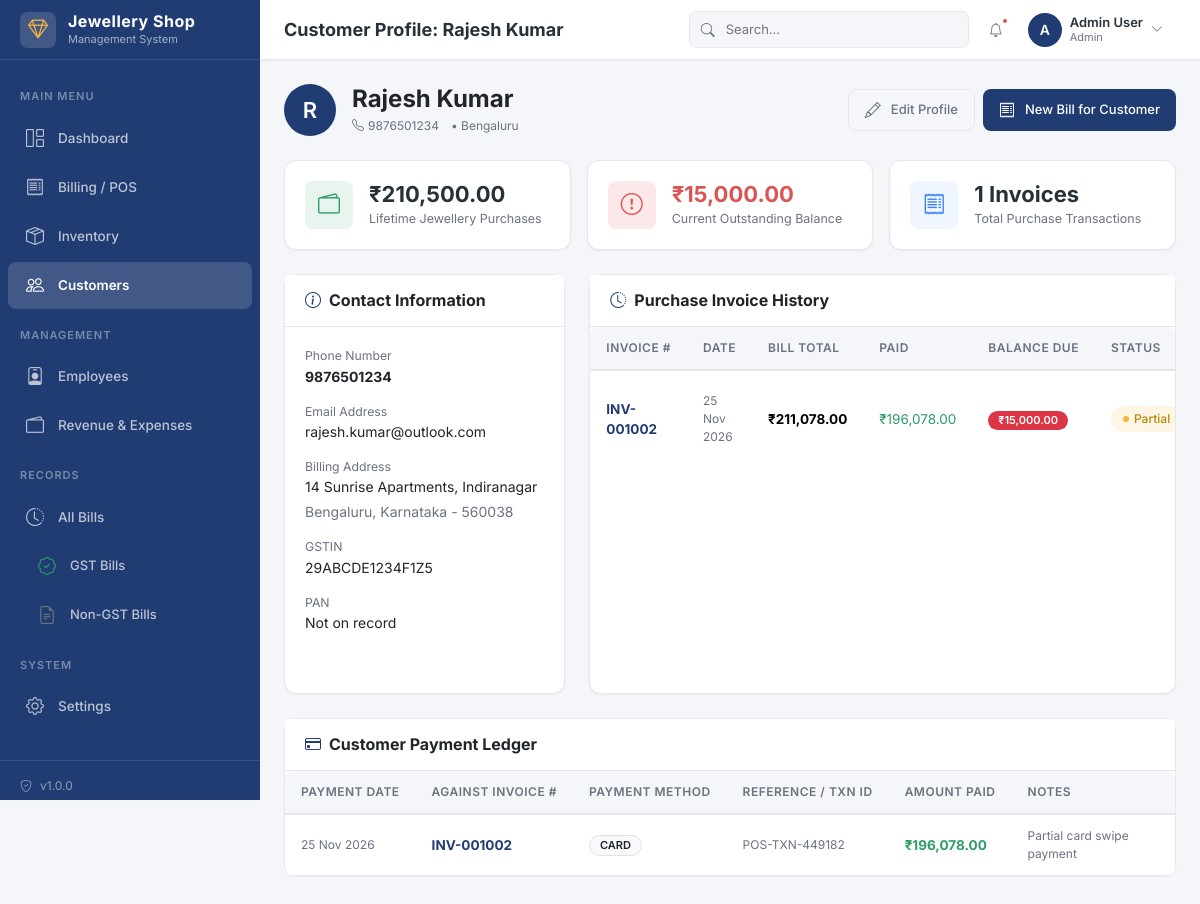
The app's page /modules/customers/view.php?id=2 (signed in) with its own data.
### tables this page shows
CREATE TABLE customers (
    id INT AUTO_INCREMENT PRIMARY KEY,
    name VARCHAR(200) NOT NULL,
    phone VARCHAR(20) NOT NULL,
    email VARCHAR(150) DEFAULT '',
    address TEXT,
    city VARCHAR(100) DEFAULT '',
    state VARCHAR(100) DEFAULT '',
    pincode VARCHAR(10) DEFAULT '',
    gstin VARCHAR(20) DEFAULT '',
    pan VARCHAR(15) DEFAULT '',
    total_purchases DECIMAL(14,2) DEFAULT 0.00,
    outstanding_balance DECIMAL(14,2) DEFAULT 0.00,
    notes TEXT,
    is_active TINYINT(1) DEFAULT 1,
    created_at TIMESTAMP DEFAULT CURRENT_TIMESTAMP,
    updated_at TIMESTAMP DEFAULT CURRENT_TIMESTAMP ON UPDATE CURRENT_TIMESTAMP,
    INDEX idx_phone (phone),
    INDEX idx_name (name),
    INDEX idx_gstin (gstin),
    INDEX idx_is_active (is_active)
);

CREATE TABLE invoices (
    id INT AUTO_INCREMENT PRIMARY KEY,
    invoice_number VARCHAR(50) NOT NULL UNIQUE,
    invoice_type ENUM('tax_invoice', 'estimate') DEFAULT 'tax_invoice',
    invoice_date DATE NOT NULL,
    customer_id INT DEFAULT NULL,
    customer_name VARCHAR(200) DEFAULT '',
    customer_phone VARCHAR(20) DEFAULT '',
    customer_address TEXT,
    customer_gstin VARCHAR(20) DEFAULT '',
    
     
    gold_rate_24k DECIMAL(10,2) DEFAULT 0.00,
    gold_rate_22k DECIMAL(10,2) DEFAULT 0.00,
    gold_rate_18k DECIMAL(10,2) DEFAULT 0.00,
    silver_rate DECIMAL(10,2) DEFAULT 0.00,
    
     
    subtotal DECIMAL(14,2) DEFAULT 0.00,
    total_making_charges DECIMAL(12,2) DEFAULT 0.00,
    total_stone_charges DECIMAL(12,2) DEFAULT 0.00,
    total_wastage_charges DECIMAL(12,2) DEFAULT 0.00,
    discount_type ENUM('percentage', 'fixed') DEFAULT 'fixed',
    discount_value DECIMAL(10,2) DEFAULT 0.00,
    discount_amount DECIMAL(12,2) DEFAULT 0.00,
    taxable_amount DECIMAL(14,2) DEFAULT 0.00,
    cgst_rate DECIMAL(5,2) DEFAULT 1.50,
    cgst_amount DECIMAL(12,2) DEFAULT 0.00,
    sgst_rate DECIMAL(5,2) DEFAULT 1.50,
    sgst_amount DECIMAL(12,2) DEFAULT 0.00,
    igst_rate DECIMAL(5,2) DEFAULT 0.00,
    igst_amount DECIMAL(12,2) DEFAULT 0.00,
    total_tax DECIMAL(12,2) DEFAULT 0.00,
    grand_total DECIMAL(14,2) DEFAULT 0.00,
    round_off DECIMAL(5,2) DEFAULT 0.00,
    final_amount DECIMAL(14,2) DEFAULT 0.00,
    amount_in_words VARCHAR(500) DEFAULT '',
    
     
    paid_amount DECIMAL(14,2) DEFAULT 0.00,
    due_amount DECIMAL(14,2) DEFAULT 0.00,
    payment_status ENUM('paid', 'partial', 'unpaid') DEFAULT 'unpaid',
    
     
    status ENUM('draft', 'finalized', 'cancelled') DEFAULT 'draft',
    cancel_reason TEXT,
    cancelled_at DATETIME DEFAULT NULL,
    cancelled_by INT DEFAULT NULL,
    
    notes TEXT,
    created_by INT DEFAULT NULL,
    updated_by INT DEFAULT NULL,
    created_at TIMESTAMP DEFAULT CURRENT_TIMESTAMP,
    updated_at TIMESTAMP DEFAULT CURRENT_TIMESTAMP ON UPDATE CURRENT_TIMESTAMP,
    
    FOREIGN KEY (customer_id) REFERENCES customers(id) ON DELETE SET NULL,
    FOREIGN KEY (created_by) REFERENCES users(id) ON DELETE SET NULL,
    FOREIGN KEY (updated_by) REFERENCES users(id) ON DELETE SET NULL,
    FOREIGN KEY (cancelled_by) REFERENCES users(id) ON DELETE SET NULL,
    
    INDEX idx_invoice_number (invoice_number),
    INDEX idx_invoice_date (invoice_date),
    INDEX idx_customer_id (customer_id),
    INDEX idx_payment_status (payment_status),
    INDEX idx_status (status),
    INDEX idx_created_at (created_at)
);

CREATE TABLE payments (
    id INT AUTO_INCREMENT PRIMARY KEY,
    invoice_id INT NOT NULL,
    payment_date DATE NOT NULL,
    amount DECIMAL(14,2) NOT NULL,
    payment_method ENUM('cash', 'upi', 'card', 'bank_transfer', 'cheque', 'other') DEFAULT 'cash',
    reference_number VARCHAR(100) DEFAULT '',
    notes TEXT,
    is_advance TINYINT(1) DEFAULT 0,
    created_by INT DEFAULT NULL,
    created_at TIMESTAMP DEFAULT CURRENT_TIMESTAMP,
    FOREIGN KEY (invoice_id) REFERENCES invoices(id) ON DELETE CASCADE,
    FOREIGN KEY (created_by) REFERENCES users(id) ON DELETE SET NULL,
    INDEX idx_invoice_id (invoice_id),
    INDEX idx_payment_date (payment_date),
    INDEX idx_method (payment_method)
);

### modules/customers/view.php (the view, shortened to what the rows shown need)
<?php
require_once __DIR__ . '/../../config/database.php';
$customerId = (int)($_GET['id'] ?? 0);
$pdo = getDBConnection();
$stmt = $pdo->prepare("SELECT * FROM customers WHERE id = ? AND is_active = 1");
$stmt->execute([$customerId]);
$customer = $stmt->fetch();
$pageTitle = 'Customer Profile: ' . $customer['name'];
$invStmt = $pdo->prepare("SELECT * FROM invoices WHERE customer_id = ? ORDER BY invoice_date DESC, id DESC");
$invStmt->execute([$customerId]);
$invoices = $invStmt->fetchAll();
$payStmt = $pdo->prepare("SELECT p.*, i.invoice_number
                         FROM payments p
                         JOIN invoices i ON p.invoice_id = i.id
                         WHERE i.customer_id = ?
                         ORDER BY p.payment_date DESC, p.id DESC");
$payStmt->execute([$customerId]);
$payments = $payStmt->fetchAll();
include __DIR__ . '/../../includes/header.php';
?>
<div class="d-flex justify-content-between align-items-center mb-4 flex-wrap gap-2">
    <div class="d-flex align-items-center gap-3">
        <div class="user-avatar" style="width: 52px; height: 52px; font-size: 22px;">
            <?php echo strtoupper(substr($customer['name'], 0, 1)); ?>
        </div>
        <div>
            <h4 class="mb-0 fw-bold text-dark"><?php echo sanitize($customer['name']); ?></h4>
            <span class="text-muted fs-sm"><i class="bi bi-telephone me-1"></i><?php echo sanitize($customer['phone']); ?></span>
            <?php if ($customer['city']): ?>
            <span class="text-muted fs-sm ms-2">&bull; <?php echo sanitize($customer['city']); ?></span>
            <?php endif; ?>
        </div>
    </div>
</div>
<div class="row g-3 mb-4">
    <div class="col-md-4">
        <div class="stat-card">
            <div class="stat-details">
                <h3><?php echo formatCurrency($customer['total_purchases']); ?></h3>
                <p>Lifetime Jewellery Purchases</p>
            </div>
        </div>
    </div>
    <div class="col-md-4">
        <div class="stat-card">
            <div class="stat-details">
                <h3 class="<?php echo (float)$customer['outstanding_balance'] > 0 ? 'text-danger' : 'text-success'; ?>">
                    <?php echo formatCurrency($customer['outstanding_balance']); ?>
                </h3>
                <p>Current Outstanding Balance</p>
            </div>
        </div>
    </div>
</div>
<div class="row g-4 mb-4">
    <div class="col-lg-4">
        <div class="card h-100">
            <div class="card-body">
                <div class="mb-3">
                    <small class="text-muted d-block">Phone Number</small>
                    <strong><?php echo sanitize($customer['phone']); ?></strong>
                </div>
                <div class="mb-3">
                    <small class="text-muted d-block">Email Address</small>
                    <span><?php echo sanitize($customer['email'] ?: 'Not provided'); ?></span>
                </div>
                <div class="mb-3">
                    <small class="text-muted d-block">Billing Address</small>
                    <span><?php echo nl2br(sanitize($customer['address'] ?: 'Not provided')); ?></span>
                    <?php if ($customer['city'] || $customer['state']): ?>
                    <div class="text-muted fs-xs mt-1">
                        <?php echo sanitize($customer['city']); ?><?php if ($customer['state']) echo ', ' . sanitize($customer['state']); ?><?php if ($customer['pincode']) echo ' - ' . sanitize($customer['pincode']); ?>
                    </div>
                    <?php endif; ?>
                </div>
                <div class="mb-3">
                    <small class="text-muted d-block">GSTIN</small>
                    <span><?php echo sanitize($customer['gstin'] ?: 'Unregistered / Consumer'); ?></span>
                </div>
                <div class="mb-3">
                    <small class="text-muted d-block">PAN</small>
                    <span><?php echo sanitize($customer['pan'] ?: 'Not on record'); ?></span>
                </div>
            </div>
        </div>
    </div>
    <div class="col-lg-8">
        <div class="card h-100">
            <div class="card-body p-0">
                <div class="table-container">
                    <table class="table align-middle mb-0">
                        <thead>
                            <tr>
                                <th>Invoice #</th>
                                <th>Date</th>
                                <th>Bill Total</th>
                                <th>Paid</th>
                                <th>Balance Due</th>
                                <th>Status</th>
                            </tr>
                        </thead>
                        <tbody>
                            <?php if (empty($invoices)): ?>
                            <tr>
                                <td colspan="7" class="text-center py-4 text-muted">
                                    No purchase invoices found for this customer.
                                </td>
                            </tr>
                            <?php else: ?>
                            <?php foreach ($invoices as $inv):
                                $isCancelled = $inv['status'] === 'cancelled';
                            ?>
                            <tr class="<?php echo $isCancelled ? 'opacity-50 text-decoration-line-through' : ''; ?>">
                                <td>
                                    <strong class="text-primary"><?php echo sanitize($inv['invoice_number']); ?></strong>
                                </td>
                                <td class="text-muted fs-sm">
                                    <?php echo date('d M Y', strtotime($inv['invoice_date'])); ?>
                                </td>
                                <td>
                                    <strong><?php echo formatCurrency($inv['final_amount']); ?></strong>
                                </td>
                                <td class="text-success">
                                    <?php echo formatCurrency($inv['paid_amount']); ?>
                                </td>
                                <td>
                                    <?php if ($inv['due_amount'] > 0 && !$isCancelled): ?>
                                    <span class="badge bg-danger">₹<?php echo number_format($inv['due_amount'], 2); ?></span>
                                    <?php else: ?>
                                    <span class="text-muted fs-xs">₹0.00</span>
                                    <?php endif; ?>
                                </td>
                                <td>
                                    <?php if ($isCancelled): ?>
                                    <span class="badge bg-secondary">Cancelled</span>
                                    <?php else: ?>
                                    <span class="status-badge <?php echo $inv['payment_status']; ?>">
                                        <?php echo ucfirst($inv['payment_status']); ?>
                                    </span>
                                    <?php endif; ?>
                                </td>
                            </tr>
                            <?php endforeach; ?>
                            <?php endif; ?>
                        </tbody>
                    </table>
                </div>
            </div>
        </div>
    </div>
</div>
<div class="card">
    <div class="card-body p-0">
        <div class="table-container">
            <table class="table align-middle mb-0">
                <thead>
                    <tr>
                        <th>Payment Date</th>
                        <th>Against Invoice #</th>
                        <th>Payment Method</th>
                        <th>Reference / Txn ID</th>
                        <th>Amount Paid</th>
                        <th>Notes</th>
                    </tr>
                </thead>
                <tbody>
                    <?php if (empty($payments)): ?>
                    <tr>
                        <td colspan="6" class="text-center py-4 text-muted">
                            No payment transactions recorded for this customer.
                        </td>
                    </tr>
                    <?php else: ?>
                    <?php foreach ($payments as $pay): ?>
                    <tr>
                        <td class="text-muted fs-sm">
                            <?php echo date('d M Y', strtotime($pay['payment_date'])); ?>
                        </td>
                        <td>
                            <strong class="text-primary"><?php echo sanitize($pay['invoice_number']); ?></strong>
                        </td>
                        <td>
                            <span class="badge bg-light text-dark border"><?php echo strtoupper($pay['payment_method']); ?></span>
                        </td>
                        <td class="text-muted fs-sm">
                            <?php echo sanitize($pay['reference_number'] ?: '-'); ?>
                        </td>
                        <td>
                            <strong class="text-success"><?php echo formatCurrency($pay['amount']); ?></strong>
                        </td>
                        <td class="text-muted fs-sm">
                            <?php echo sanitize($pay['notes'] ?: '-'); ?>
                        </td>
                    </tr>
                    <?php endforeach; ?>
                    <?php endif; ?>
                </tbody>
            </table>
        </div>
    </div>
</div>
<?php include __DIR__ . '/../../includes/footer.php'; ?>

### includes/header.php (shortened to what the rows shown need)
<!DOCTYPE html>
<html lang="en">
<head>
    <link href="https://cdn.jsdelivr.net/npm/bootstrap@5.3.2/dist/css/bootstrap.min.css" rel="stylesheet">
    <link href="https://cdn.jsdelivr.net/npm/bootstrap-icons@1.11.2/font/bootstrap-icons.css" rel="stylesheet">
    <link href="<?php echo url('assets/css/style.css'); ?>" rel="stylesheet">
</head>
<body>
<div class="wrapper">
    <div class="main-content">
        <nav class="topbar">
            <div class="topbar-left">
                <h1 class="page-title"><?php echo $pageTitle ?? 'Dashboard'; ?></h1>
            </div>
        </nav>
        <div class="page-content">

### records on screen
customers: name "Customer Profile: Rajesh Kumar", name "R", name "Rajesh Kumar", phone "9876501234", city "Bengaluru", total_purchases "₹210,500.00", outstanding_balance "₹15,000.00", email "rajesh.kumar@outlook.com", address "14 Sunrise Apartments, Indiranagar", state "Karnataka", pincode "560038", gstin "29ABCDE1234F1Z5", pan "Not on record"
invoices: invoice_number "INV-001002", invoice_date "25 Nov 2026", final_amount "₹211,078.00", paid_amount "₹196,078.00", due_amount "15,000.00", payment_status "Partial"
payments: payment_date "25 Nov 2026", invoice.invoice_number "INV-001002", payment_method "CARD", reference_number "POS-TXN-449182", amount "₹196,078.00", notes "Partial card swipe payment"

### other values on screen
getSetting('shop_name', 'Jewellery ERP') "Jewellery Shop"
APP_VERSION "1.0.0"
substr($currentUser['name'], 0, 1) "A"
$currentUser['name'] "Admin User"
$currentUser['role'] "Admin"
count($invoices) "1"
